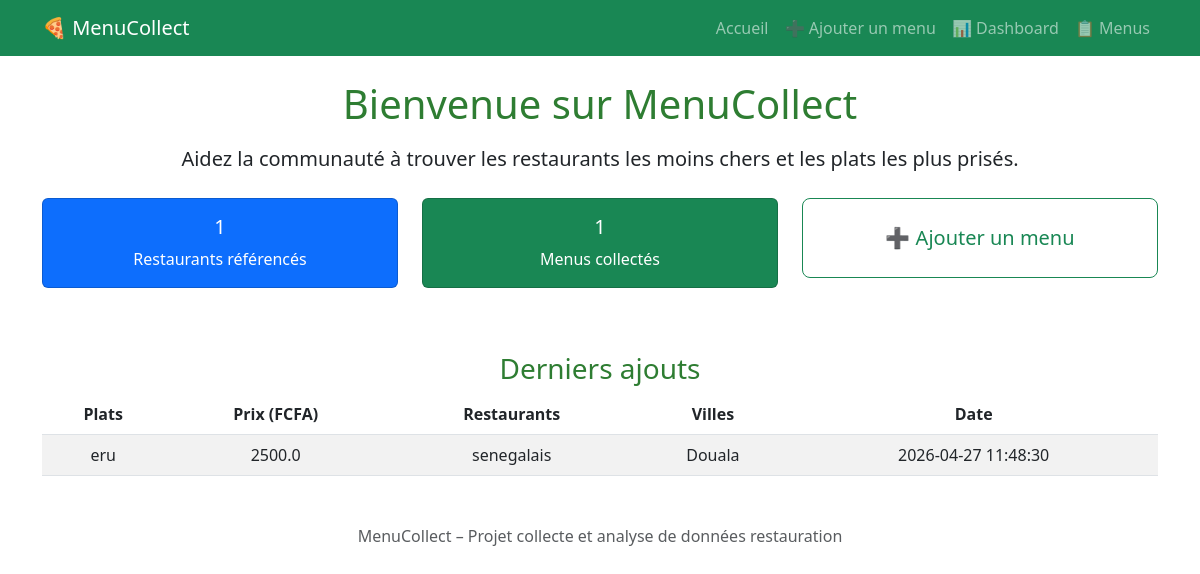
Before: / with the older database file.
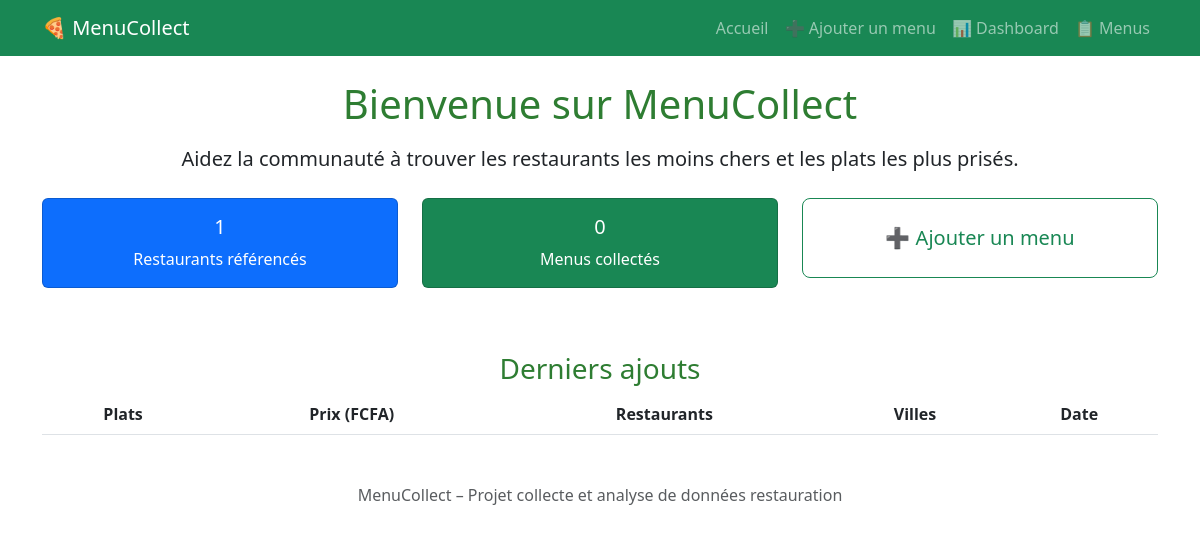
After: the same page with the newer database file.
### tables this page shows
CREATE TABLE menu (
            id INTEGER PRIMARY KEY AUTOINCREMENT,
            nom_plat TEXT NOT NULL,
            description TEXT,
            prix REAL NOT NULL,
            categorie TEXT,
            restaurant_id INTEGER NOT NULL,
            date_ajout TIMESTAMP DEFAULT CURRENT_TIMESTAMP,
            FOREIGN KEY (restaurant_id) REFERENCES restaurant(id)
        );

CREATE TABLE restaurant (
            id INTEGER PRIMARY KEY AUTOINCREMENT,
            nom TEXT NOT NULL UNIQUE,
            ville TEXT NOT NULL,
            adresse TEXT,
            date_ajout TIMESTAMP DEFAULT CURRENT_TIMESTAMP
        );

### app.py (the view)
@app.route("/")
def index():
    db = get_db()
    nb_restos = db.execute("SELECT COUNT(*) FROM restaurant").fetchone()[0]
    nb_menus = db.execute("SELECT COUNT(*) FROM menu").fetchone()[0]
    derniers = db.execute("""
        SELECT m.nom_plat, m.prix, r.nom as resto_nom, r.ville, m.date_ajout
        FROM menu m JOIN restaurant r ON m.restaurant_id = r.id
        ORDER BY m.date_ajout DESC LIMIT 5
    """).fetchall()
    db.close()
    return render_template("index.html", nb_restos=nb_restos, nb_menus=nb_menus, derniers=derniers)

### database.py (called while the page is built)
def get_db():
    conn = sqlite3.connect(DATABASE)
    conn.row_factory = sqlite3.Row
    return conn

### templates/index.html
{% extends "base.html" %}
{% block content %}
<div class="text-center">
    <h1 class="mb-3">Bienvenue sur MenuCollect</h1>
    <p class="lead">Aidez la communauté à trouver les restaurants les moins chers et les plats les plus prisés.</p>
    <div class="row mt-4">
        <div class="col-md-4">
            <div class="card text-white bg-primary mb-3">
                <div class="card-body">
                    <h5 class="card-title">{{ nb_restos }}</h5>
                    <p class="card-text">Restaurants référencés</p>
                </div>
            </div>
        </div>
        <div class="col-md-4">
            <div class="card text-white bg-success mb-3">
                <div class="card-body">
                    <h5 class="card-title">{{ nb_menus }}</h5>
                    <p class="card-text">Menus collectés</p>
                </div>
            </div>
        </div>
        <div class="col-md-4">
            <a href="/ajouter" class="btn btn-outline-success btn-lg w-100 py-4">➕ Ajouter un menu</a>
        </div>
    </div>
    <h3 class="mt-5">Derniers ajouts</h3>
    <table class="table table-striped">
        <thead>
            <tr><th>Plats</th><th>Prix (FCFA)</th><th>Restaurants</th><th>Villes</th><th>Date</th></tr>
        </thead>
        <tbody>
            {% for m in derniers %}
            <tr>
                <td>{{ m.nom_plat }}</td>
                <td>{{ m.prix }}</td>
                <td>{{ m.resto_nom }}</td>
                <td>{{ m.ville }}</td>
                <td>{{ m.date_ajout }}</td>
            </tr>
            {% endfor %}
        </tbody>
    </table>
</div>
{% endblock %}

Changed rows visible on the page:
removed menu: nom_plat "eru", prix "2500.0", resto_nom "senegalais", ville "Douala", date_ajout "2026-04-27 11:48:30"
Other visible differences:
{{ nb_menus }}: "1" → "0"
